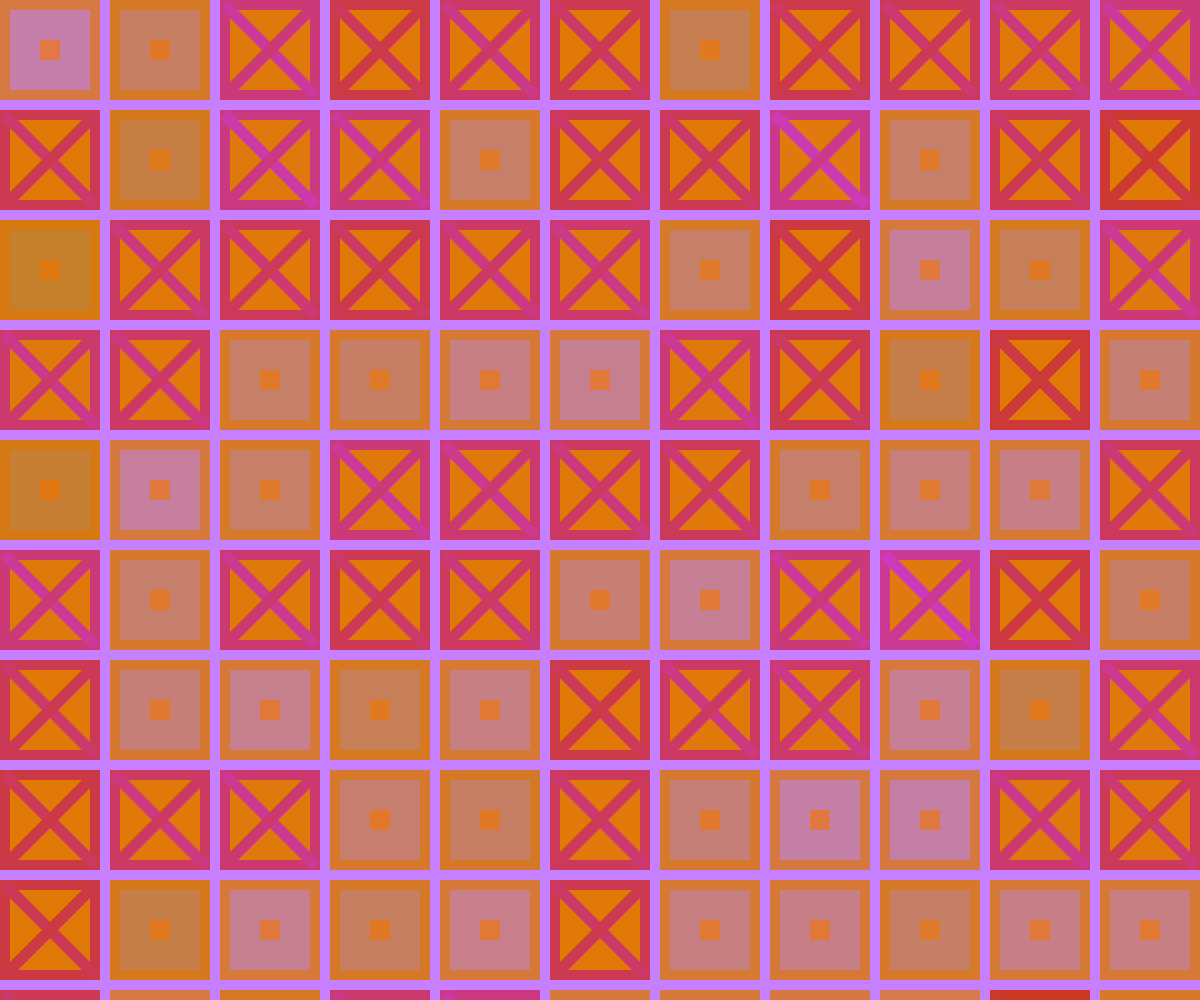
Frame 1 (no input)
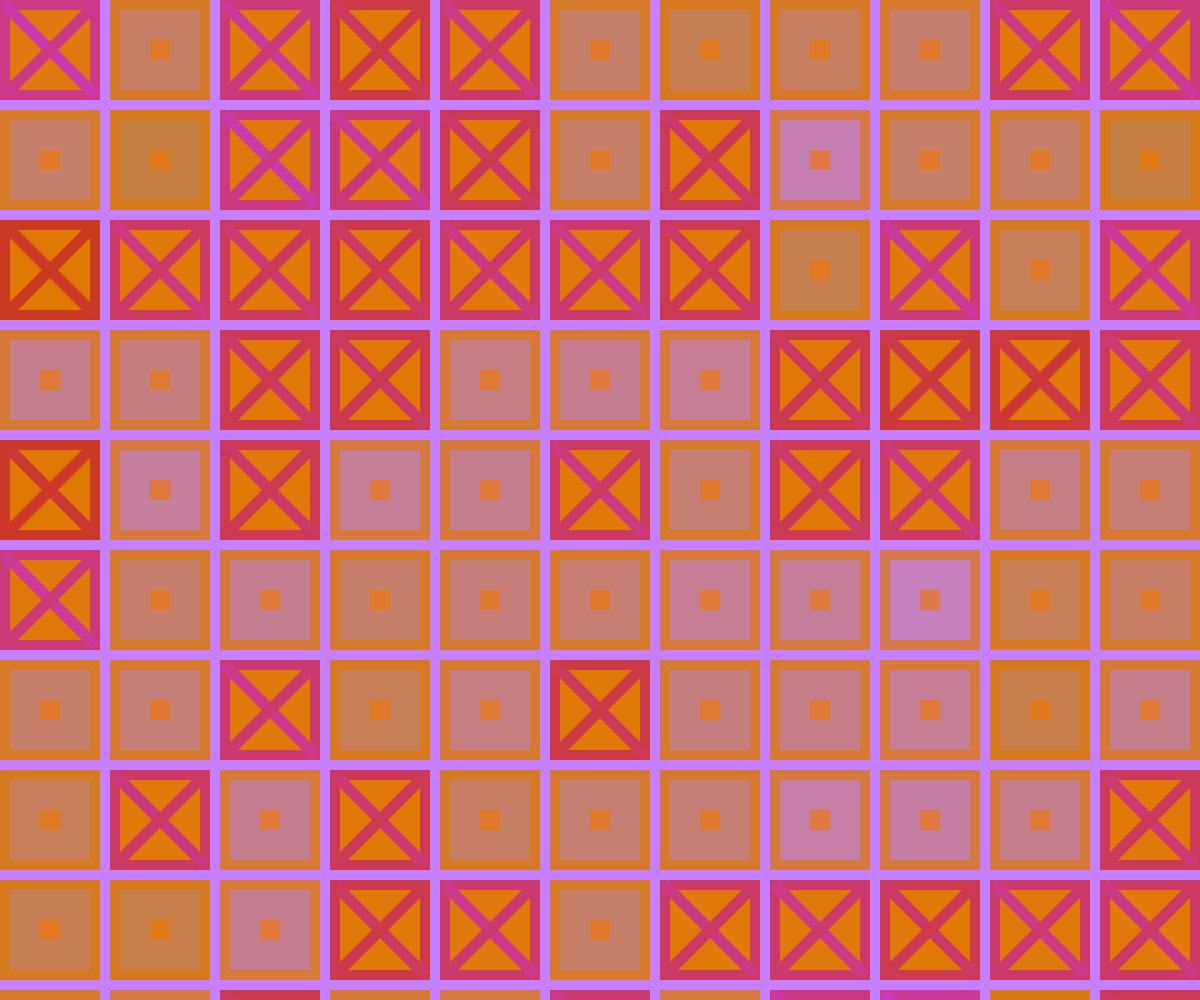
Frame 60 (no input)
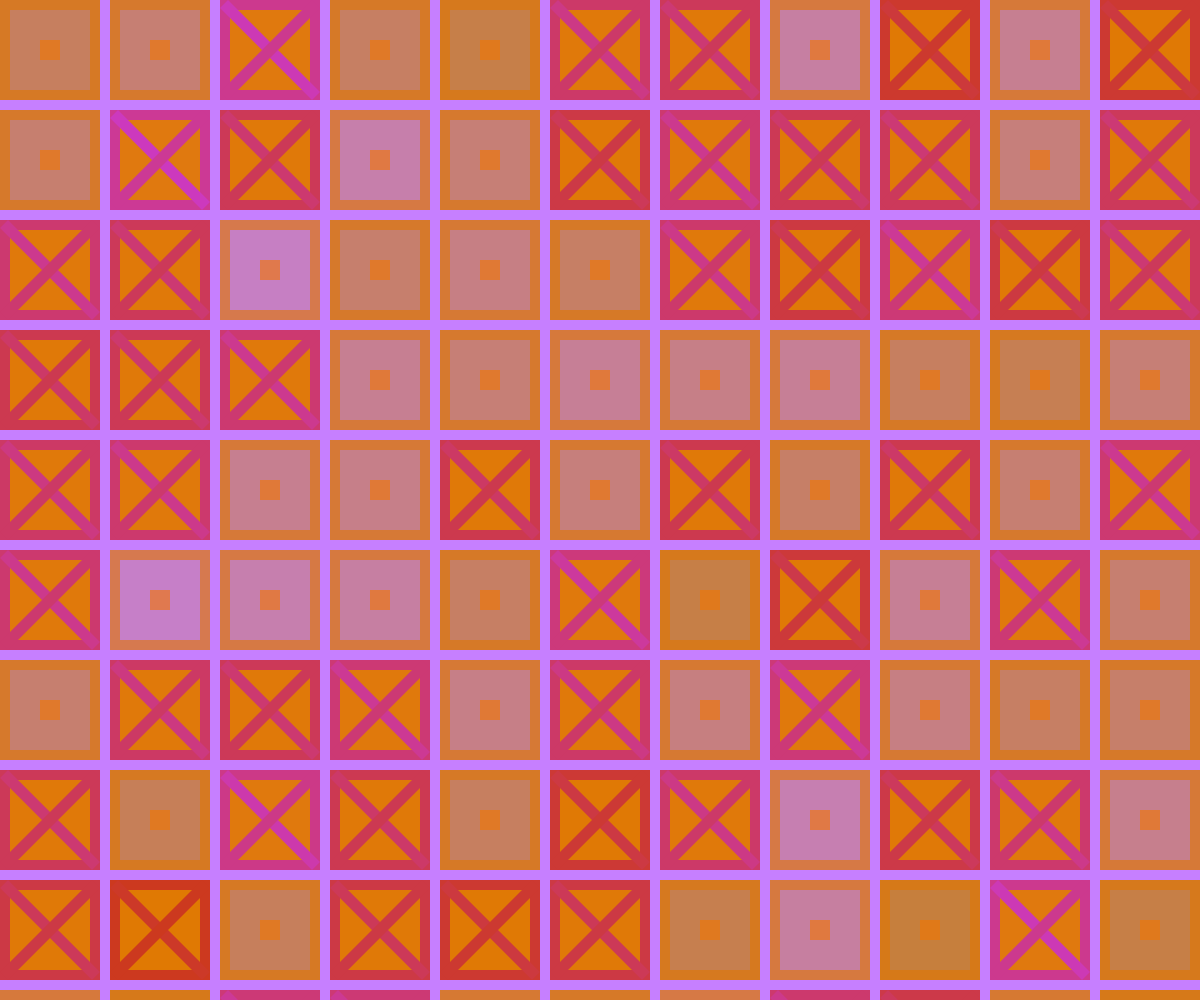
Frame 120 (the mouse pressed at the canvas centre since frame 60)

The p5.js sketch that drew these frames (run headless with seeded random() and noise() and a simulated clock; from frame 60 on, the mouse is pressed at the canvas centre):

// p5.js sketch
// ── sketch.js
var noiseScale = 0.01;

function setup() {
  createCanvas(windowWidth, windowHeight);
  background(198,127,255)
  noStroke()
  
  


      
  

}

function draw(){
  
  var binary = [0,1];
  for (var x = 0; x <=width; x+=110){
    for (var y = 0; y<=height; y+=110){
    var index = floor(random(binary.length));
    chooseOne(binary,index,x,y)
      
    }
    
  }
}
  
  


function chooseOne(binary, index,x,y){

      
        if (binary[index] == 0){
          drawSquare2(x,y)
        }
        else if (binary[index] == 1){
          drawSquare1(x,y)
        }
    
}

function drawSquare1(x,y) {
  var noiseVal = noise((mouseX+x)*noiseScale, (mouseY+y)*noiseScale)
  fill(214,121,noiseVal*100)
 // rect(x+110,y,100,100);
    rect(x,y,100,100);

  fill(198,127,noiseVal*255)
  rect(x+10,y+10,80,80);
  
  fill(224,121,noiseVal*100)
  rect(x+40,y+40,20,20) 
  }
  
function drawSquare2(x,y) {
  var noiseVal = noise((mouseX+x)*noiseScale, (mouseY+y)*noiseScale)
  
  //big square
  fill(204,57,noiseVal*200)
  rect(x,y,100,100);
  
  //small square
  fill(224,121,noiseVal*20)
  rect(x+10,y+10,80,80);
  
  
  
  // /
  fill(204,57,noiseVal*255)
  quad(x+8,y,x,y+8,x+92,y+100,x+100,y+92)
  
  // \
  fill(204,57,noiseVal*200)
  quad(x+92,y,x+100,y+8,x+8,y+100,x,y+92)

}

// ── sketch_glitch.js
var noiseScale = 0.01;

function setup() {
  createCanvas(windowWidth, windowHeight);
  background(198,127,255)
  noStroke()

}

function draw(){
    var binary = [0,1,8,8,8,8,8,8,8,8];

    for (var x = 0; x <=width; x+=105){
      for (var y = 0; y<=height; y+=105){
        
        var index = floor(random(binary.length));
        chooseOne(binary,index,x,y)
        //implement delay
      }
      
    }

}

//Chooses one of two squares to draw
function chooseOne(binary, index,x,y){

        if (index == 0){
          drawSquare2(x,y)
        }
        else if (index ==1){
          drawSquare1(x,y)
        }
}

//Draws square [.]
function drawSquare1(x,y) {
    var noiseVal = noise((mouseX+x)*noiseScale, (mouseY+y)*noiseScale)

  rectMode(CENTER)
  //big square
  fill(214,121,noiseVal*100)
    rect(x,y,100,100);

  //med square
  fill(198,127,noiseVal*255)
  rect(x+10,y+10,80,80);
  
  //small square
  fill(224,121,noiseVal*100)
  rect(x+40,y+40,20,20) 
  }

//Draws square [X]
function drawSquare2(x,y) {
  var noiseVal = noise((mouseX+x)*noiseScale, (mouseY+y)*noiseScale)
  
  //big square
  fill(204,57,noiseVal*200)
  rect(x,y,100,100);
  
  //small square
  fill(224,121,noiseVal*20)
  rect(x+10,y+10,80,80);
  
  // /
  fill(204,57,noiseVal*255)
  quad(x+8,y,x,y+8,x+92,y+100,x+100,y+92)
  
  // \
  fill(204,57,noiseVal*200)
  quad(x+92,y,x+100,y+8,x+8,y+100,x,y+92)

}
